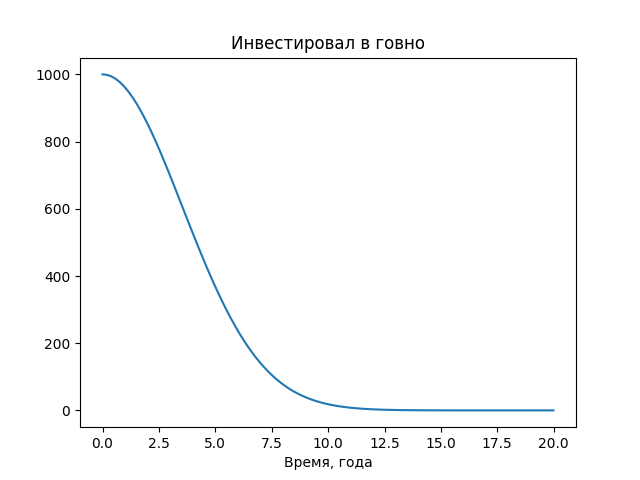

Source code (Python):
import numpy as np
from scipy.integrate import odeint
import matplotlib.pyplot as plt

T = np.arange(0, 20, 0.01)

def radio_function(q, t):
    dmdt = k * q * t
    return dmdt
 
Q = 1000
k = - 0.08

m_t = odeint(radio_function, Q, T)

plt.plot(T, m_t[:,0])
plt.xlabel('Время, года')
plt.ylabel('')
plt.title('Инвестировал в говно')
plt.savefig('task_2.png')
